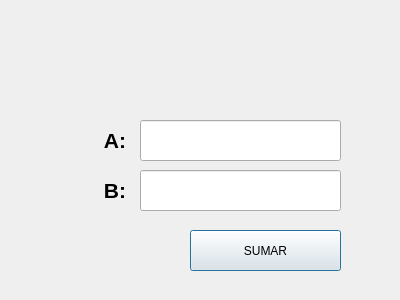
<?xml version="1.0" encoding="UTF-8"?>
<ui version="4.0">
 <class>Dialog</class>
 <widget class="QDialog" name="Dialog">
  <property name="geometry">
   <rect>
    <x>0</x>
    <y>0</y>
    <width>400</width>
    <height>300</height>
   </rect>
  </property>
  <property name="windowTitle">
   <string>Dialog</string>
  </property>
  <widget class="QLabel" name="label">
   <property name="geometry">
    <rect>
     <x>65</x>
     <y>120</y>
     <width>61</width>
     <height>41</height>
    </rect>
   </property>
   <property name="font">
    <font>
     <pointsize>16</pointsize>
     <weight>75</weight>
     <bold>true</bold>
    </font>
   </property>
   <property name="text">
    <string>A:</string>
   </property>
   <property name="alignment">
    <set>Qt::AlignRight|Qt::AlignTrailing|Qt::AlignVCenter</set>
   </property>
  </widget>
  <widget class="QLineEdit" name="txt_a">
   <property name="geometry">
    <rect>
     <x>140</x>
     <y>120</y>
     <width>201</width>
     <height>41</height>
    </rect>
   </property>
  </widget>
  <widget class="QLabel" name="label_2">
   <property name="geometry">
    <rect>
     <x>65</x>
     <y>170</y>
     <width>61</width>
     <height>41</height>
    </rect>
   </property>
   <property name="font">
    <font>
     <pointsize>16</pointsize>
     <weight>75</weight>
     <bold>true</bold>
    </font>
   </property>
   <property name="text">
    <string>B:</string>
   </property>
   <property name="alignment">
    <set>Qt::AlignRight|Qt::AlignTrailing|Qt::AlignVCenter</set>
   </property>
  </widget>
  <widget class="QPushButton" name="btn_sumar">
   <property name="geometry">
    <rect>
     <x>190</x>
     <y>230</y>
     <width>151</width>
     <height>41</height>
    </rect>
   </property>
   <property name="text">
    <string>SUMAR</string>
   </property>
  </widget>
  <widget class="QLineEdit" name="txt_b">
   <property name="geometry">
    <rect>
     <x>140</x>
     <y>170</y>
     <width>201</width>
     <height>41</height>
    </rect>
   </property>
  </widget>
  <widget class="QLabel" name="label_6">
   <property name="geometry">
    <rect>
     <x>80</x>
     <y>0</y>
     <width>241</width>
     <height>51</height>
    </rect>
   </property>
   <property name="text">
    <string/>
   </property>
   <property name="pixmap">
    <pixmap resource="../../../PIP_UNIDAD_2_2021_3/recursos_proyecto.qrc">:/UAT_FIANS/Imagenes/FIANS.png</pixmap>
   </property>
   <property name="scaledContents">
    <bool>true</bool>
   </property>
  </widget>
  <widget class="QLabel" name="label_5">
   <property name="geometry">
    <rect>
     <x>330</x>
     <y>0</y>
     <width>71</width>
     <height>81</height>
    </rect>
   </property>
   <property name="text">
    <string/>
   </property>
   <property name="pixmap">
    <pixmap resource="../../../PIP_UNIDAD_2_2021_3/recursos_proyecto.qrc">:/LOGO/Imagenes/HD-wallpaper-bob-esponja-mafioso-bob-esponja-gangster-mafioso-meme.jpg</pixmap>
   </property>
   <property name="scaledContents">
    <bool>true</bool>
   </property>
  </widget>
  <widget class="QLabel" name="label_4">
   <property name="geometry">
    <rect>
     <x>0</x>
     <y>0</y>
     <width>71</width>
     <height>81</height>
    </rect>
   </property>
   <property name="text">
    <string/>
   </property>
   <property name="pixmap">
    <pixmap resource="../../../PIP_UNIDAD_2_2021_3/recursos_proyecto.qrc">:/NUMEROS/Imagenes/Boca_Juniors_logo18.svg.png</pixmap>
   </property>
   <property name="scaledContents">
    <bool>true</bool>
   </property>
  </widget>
 </widget>
 <resources>
  <include location="../../../PIP_UNIDAD_2_2021_3/recursos_proyecto.qrc"/>
 </resources>
 <connections/>
</ui>
